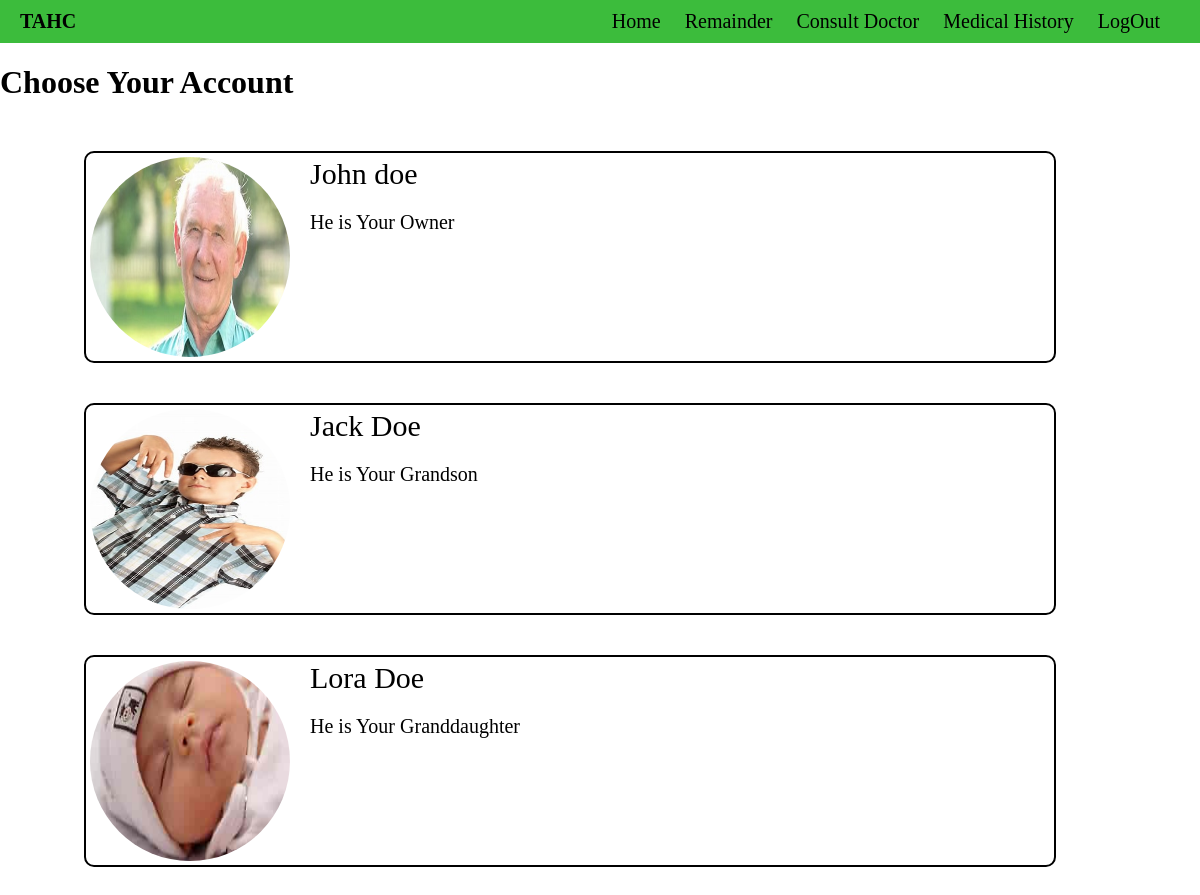
/choice_acc/ (signed in), run on the app's committed database.
### Health/models.py (models this page shows, shortened)
class Patient(models.Model):
    host = models.ForeignKey(User, on_delete=models.CASCADE, null=True)
    user_name = models.CharField(max_length=30)
    profile_pic = models.ImageField( null=True, default="avater.svg")
    Date_of_birth = models.DateField(null=True)
    user_relationship = models.CharField(max_length=30)
    father_name = models.CharField(max_length=30)
    mother_name = models.CharField(max_length=30)
    street = models.CharField(max_length=100)
    city = models.CharField(max_length=30)
    state = models.CharField(max_length=30)
    country = models.CharField(max_length=30)

### Health/views.py (the view)
# urls.py: path('choice_acc/',views.choice_acc,name = "choice_acc"),
def choice_acc(request):
    form = Patient.objects.filter(host=request.user)
    context = {"form": form}
    return render(request, "Health/choice_acc.html", context)

### Health/templates/Health/choice_acc.html
{% extends 'main.html' %}
{% block content%}
<h1>Choose Your Account</h1>
<div class="choice_acc">
    {%for field in form %}
    <div class="parent_choice_acc">
        <div class="left">
            <img src="{{field.profile_pic.url}}" alt="" ,width="100px">
        </div>
        <div class="child_acc">
            <a href="{% url 'patient_profile' field.user_name%}">
                {{field.user_name}}
            </a>
            <p>He is Your {{field.user_relationship}}</p>
        </div>
    </div>
    {% endfor %}
</div>
{% endblock %}

### templates/main.html (shortened to what this page needs)
<!DOCTYPE html>
{% load static %}
<html lang="en">
<head>
    <link rel="stylesheet" href="{% static 'styles/main.css' %}"/>
</head>
<body>
  {% include 'navbar.html'%}
  {% block content %}
  {% endblock %}
</body>
</html>

### templates/navbar.html
<nav>
    <div class="left-side">
      <a href="#">TAHC</a>
    </div>
    <div class="right-side">
      <a href="{% url 'home' %}">Home</a>
      <a href="{% url 'see_remainder' %}">Remainder</a>
      <a href="{% url 'consult_doctor' %}">Consult Doctor</a>
      <a href="{% url 'all_medical_history' %}">Medical History</a>
      {% if request.user.is_authenticated %}
      <a href="{% url 'log_out'  %}" id="login-link">LogOut</a>
      {%else %}
      <a href="{% url 'log_in'  %}" id="login-link">LogIn</a>
      {% endif%}
    </div>
  </nav>

### static/styles/main.css (style rules this page uses)
body { margin: 0px; padding: 0px; }
nav { display: flex; justify-content: space-between; align-items: center; padding: 10px 20px; background-color: #3cbc3c; color: rgb(47, 226, 47); }
.left-side a { font-size: 20px; font-weight: 700; color: black; text-decoration: none; margin-right: 20px; }
.right-side a { font-size: 20px; color: black; text-decoration: none; margin-right: 20px; }
.choice_acc { margin: 30px; display: flex; align-items: center; flex-direction: column; width: 90vw; }
.choice_acc .parent_choice_acc { display: flex; margin: 20px 20px; padding: 4px; border: 2px solid black; border-radius: 10px; width: 80vw; }
.choice_acc .left { display: flex; justify-content: space-around; align-items: space-around; }
.choice_acc .left img { border-radius: 50%; width: 200px; height: 200px; }
.choice_acc .child_acc { width: 40vw; margin: 0px 20px; }
.choice_acc .child_acc a { text-decoration: none; color: black; font-size: 30px; }
.choice_acc .child_acc p { font-size: 20px; }

### data on the page
Patient: profile_pic (picture), user_name "John doe", user_relationship "Owner"
Patient: profile_pic (picture), user_name "Jack Doe", user_relationship "Grandson"
Patient: profile_pic (picture), user_name "Lora Doe", user_relationship "Granddaughter"
